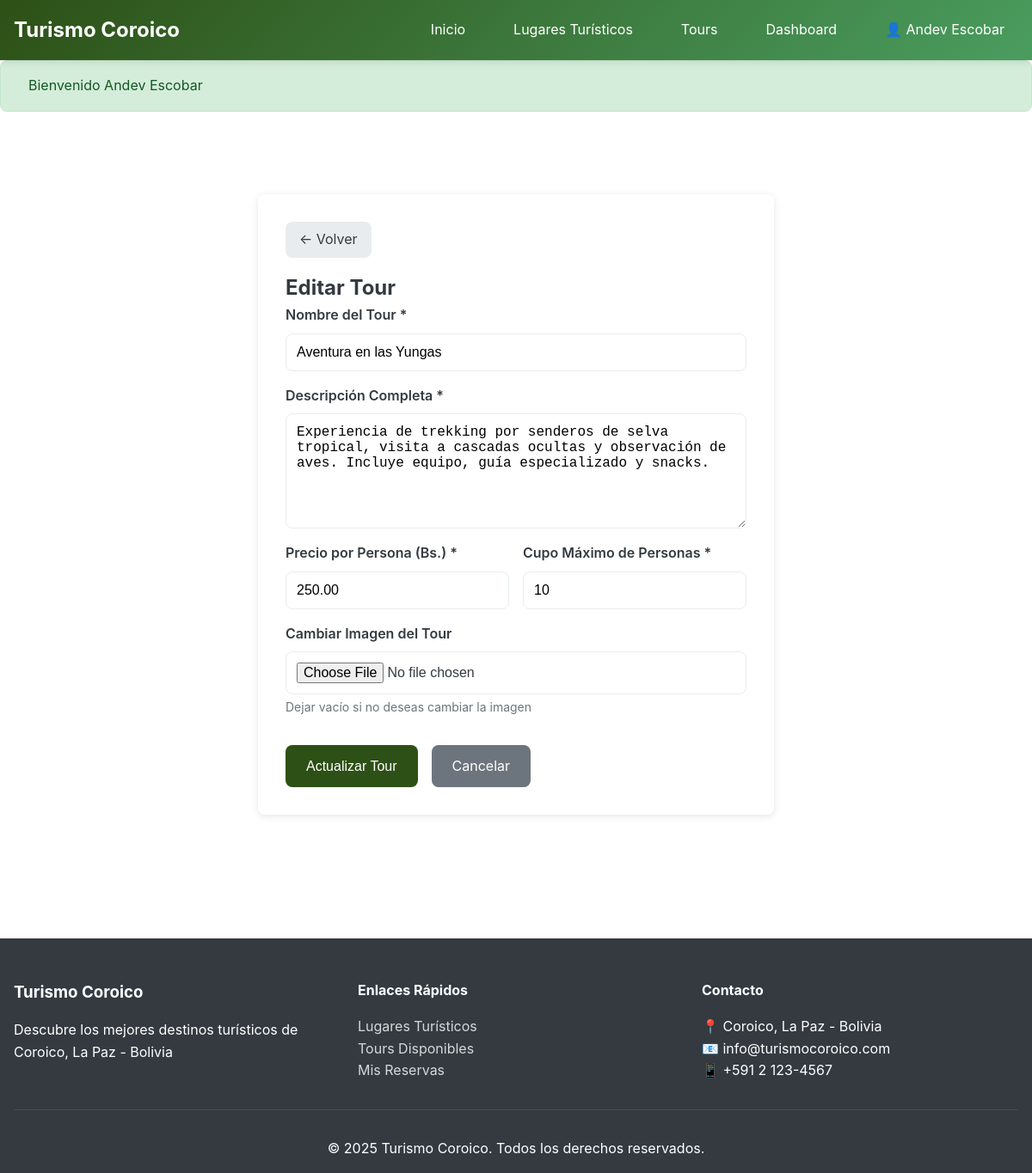
Screenshot of /tours/editar?id=2 (signed in) with the database file from the repository.
### tables this page shows
CREATE TABLE `tours` (
  `id_tour` int(11) NOT NULL,
  `nombre` varchar(150) NOT NULL,
  `descripcion` text NOT NULL,
  `precio` decimal(10,2) NOT NULL,
  `cupo_maximo` int(11) NOT NULL DEFAULT 10,
  `imagen_tour` varchar(255) DEFAULT 'default.jpg',
  `fecha_creacion` timestamp NOT NULL DEFAULT current_timestamp()
);

### controllers/TourController.php (called while the page is built, shortened)
<?php
require_once __DIR__ . '/../config/config.php';
require_once __DIR__ . '/../models/Tour.php';
class TourController {
    private $tourModel;
    public function __construct() {
        $this->tourModel = new Tour();
    }
    public function editar() {
        $id = $_GET['id'] ?? null;
        $tour = $this->tourModel->getById($id);
        require_once __DIR__ . '/../views/tours/editar.php';
    }
}

### index.php (called while the page is built, shortened)
<?php
require_once __DIR__ . '/config/config.php';
require_once __DIR__ . '/config/database.php';
$request_uri = $_SERVER['REQUEST_URI'];
$base_path = parse_url(BASE_URL, PHP_URL_PATH);
if ($base_path && strpos($request_uri, $base_path) === 0) {
    $request_uri = substr($request_uri, strlen($base_path));
}
$request_uri = strtok($request_uri, '?');
$request_uri = trim($request_uri, '/');
$segments = explode('/', $request_uri);
$methodName = isset($segments[1]) ? $segments[1] : 'index';
$methodName = lcfirst(str_replace('-', '', ucwords($methodName, '-')));
$controller = new $controllerName();
try {
    $controller->$methodName();
} catch (Exception $e) {
    error_log("Error en el controlador: " . $e->getMessage());
    echo "<!DOCTYPE html>
<html lang='es'>
<head>
    <meta charset='UTF-8'>
    <meta name='viewport' content='width=device-width, initial-scale=1.0'>
    <title>Error</title>
    <style>
        body {
            font-family: Arial, sans-serif;
            display: flex;
            justify-content: center;
            align-items: center;
            height: 100vh;
            margin: 0;
            background: #f5f5f5;
        }
        .error-container {
            text-align: center;
            padding: 2rem;
            background: white;
            border-radius: 10px;
            box-shadow: 0 2px 10px rgba(0,0,0,0.1);
            max-width: 500px;
        }
        h1 { color: #d32f2f; }
        a {
            display: inline-block;
            margin-top: 1rem;
            padding: 0.75rem 1.5rem;
            background: #2d5016;
            color: white;
            text-decoration: none;
            border-radius: 5px;
        }
        a:hover { background: #4a9d5f; }
    </style>
</head>
<body>
    <div class='error-container'>
        <h1>Error en la aplicación</h1>
        <p>Ha ocurrido un error inesperado. Por favor, intenta nuevamente.</p>
        <a href='" . BASE_URL . "'>Volver al Inicio</a>
    </div>
</body>
</html>";
}

### config/database.php (called while the page is built, shortened)
<?php
class Database {
    private static $instance = null;
    private $connection;
    private function __construct() {
        try {
            $dsn = "mysql:host=" . DB_HOST . ";dbname=" . DB_NAME . ";charset=" . DB_CHARSET;
            $options = [
                PDO::ATTR_ERRMODE            => PDO::ERRMODE_EXCEPTION,
                PDO::ATTR_DEFAULT_FETCH_MODE => PDO::FETCH_ASSOC,
                PDO::ATTR_EMULATE_PREPARES   => false,
            ];
            $this->connection = new PDO($dsn, DB_USER, DB_PASS, $options);
        } catch (PDOException $e) {
            die("Error de conexión a la base de datos: " . $e->getMessage());
        }
    }
    public static function getInstance() {
        if (self::$instance === null) {
            self::$instance = new self();
        }
        return self::$instance;
    }
    public function getConnection() {
        return $this->connection;
    }
}

### models/Tour.php (called while the page is built, shortened)
<?php
require_once __DIR__ . '/Model.php';
class Tour extends Model {
    public function __construct() {
        $this->table = 'tours';
    }
}

### models/Model.php (called while the page is built, shortened)
<?php
require_once __DIR__ . '/../config/database.php';
class Model {
    protected $db;
    protected $table;
    public function __construct() {
        $this->db = Database::getInstance()->getConnection();
    }
    public function getById($id) {
        try {
            $idColumn = 'id_' . $this->getSingularTable();
            $stmt = $this->db->prepare("SELECT * FROM {$this->table} WHERE {$idColumn} = ?");
            $stmt->execute([$id]);
            $result = $stmt->fetch();
            return $result ? $result : null;
        } catch (PDOException $e) {
            error_log("Error en getById(): " . $e->getMessage());
            error_log("Tabla: {$this->table}, ID Column: {$idColumn}, ID: {$id}");
            return null;
        }
    }
    protected function getSingularTable() {
        if (substr($this->table, -1) === 's') {
            return substr($this->table, 0, -1);
        }
        return $this->table;
    }
}

### config/config.php (called while the page is built, shortened)
<?php
function url($path = '') {
    return BASE_URL . ltrim($path, '/');
}

### views/tours/editar.php (the view, shortened to what this page needs)
<?php
require_once __DIR__ . '/../layouts/header.php';
?>
<section class="section">
    <div class="container">
        <div class="form-page">
            <a href="<?php echo url('tours/detalle?id=' . $tour['id_tour']); ?>" class="btn-back">← Volver</a>
            <h2>Editar Tour</h2>
            <form method="POST" action="<?php echo url('tours/actualizar'); ?>" class="form" enctype="multipart/form-data">
                <div class="form-group">
                    <label for="nombre">Nombre del Tour *</label>
                    <input type="text" id="nombre" name="nombre" class="form-control"
                           value="<?php echo htmlspecialchars($tour['nombre']); ?>" required>
                </div>
                <div class="form-group">
                    <label for="descripcion">Descripción Completa *</label>
                    <textarea id="descripcion" name="descripcion" class="form-control" rows="6" required><?php echo htmlspecialchars($tour['descripcion']); ?></textarea>
                </div>
                <div class="form-row">
                    <div class="form-group col-md-6">
                        <label for="precio">Precio por Persona (Bs.) *</label>
                        <input type="number" id="precio" name="precio" class="form-control"
                               min="0" step="0.01" value="<?php echo $tour['precio']; ?>" required>
                    </div>
                    <div class="form-group col-md-6">
                        <label for="cupo_maximo">Cupo Máximo de Personas *</label>
                        <input type="number" id="cupo_maximo" name="cupo_maximo" class="form-control"
                               min="1" value="<?php echo $tour['cupo_maximo']; ?>" required>
                    </div>
                </div>
                <div class="form-group">
                    <label for="imagen_tour">Cambiar Imagen del Tour</label>
                    <input type="file" id="imagen_tour" name="imagen_tour" class="form-control" accept="image/*">
                    <small class="form-text">Dejar vacío si no deseas cambiar la imagen</small>
                </div>
                <div class="form-actions">
                    <button type="submit" class="btn-primary">Actualizar Tour</button>
                    <a href="<?php echo url('tours/detalle?id=' . $tour['id_tour']); ?>" class="btn-secondary">Cancelar</a>
                </div>
            </form>
        </div>
    </div>
</section>
<?php require_once __DIR__ . '/../layouts/footer.php'; ?>

### public/css/styles.css (style rules this page uses)
:root { --color-primary: #2d5016; --color-primary-dark: #1a3009; --color-primary-light: #4a9d5f; --color-secondary: #87ceeb; --color-success: #28a745; --color-danger: #dc3545; --color-warning: #ffc107; --color-info: #17a2b8; --color-light: #f8f9fa; --color-dark: #343a40; --color-white: #ffffff; --color-gray: #6c757d; --color-gray-light: #e9ecef; --font-family: -apple-system, BlinkMacSystemFont, "Segoe UI", Roboto, "Helvetica Neue", Arial, sans-serif; --border-radius: 8px; --box-shadow: 0 2px 10px rgba(0, 0, 0, 0.1); --transition: all 0.3s ease; }
* { margin: 0; padding: 0; box-sizing: border-box; }
body { font-family: var(--font-family); line-height: 1.6; color: var(--color-dark); background-color: var(--color-white); }
a { text-decoration: none; color: var(--color-primary); transition: var(--transition); }
.container { max-width: 1200px; margin: 0 auto; padding: 0 1rem; }
.btn-primary, .btn-secondary, .btn-warning, .btn-danger, .btn-sm { display: inline-block; padding: 0.75rem 1.5rem; border: none; border-radius: var(--border-radius); font-size: 1rem; cursor: pointer; transition: var(--transition); text-align: center; }
.btn-primary { background: var(--color-primary); color: var(--color-white); }
.btn-secondary { background: var(--color-gray); color: var(--color-white); }
.btn-back { background: var(--color-gray-light); color: var(--color-dark); padding: 0.5rem 1rem; border-radius: var(--border-radius); display: inline-block; margin-bottom: 1rem; }
.section { padding: 3rem 0; }
.form-container, .form-page { max-width: 600px; margin: 2rem auto; background: var(--color-white); padding: 2rem; border-radius: var(--border-radius); box-shadow: var(--box-shadow); }
.form { display: flex; flex-direction: column; gap: 1rem; }
.form-row { display: grid; grid-template-columns: repeat(auto-fit, minmax(200px, 1fr)); gap: 1rem; }
.form-group { display: flex; flex-direction: column; }
.form-group label { margin-bottom: 0.5rem; font-weight: 600; color: var(--color-dark); }
.form-control { padding: 0.75rem; border: 1px solid var(--color-gray-light); border-radius: var(--border-radius); font-size: 1rem; transition: var(--transition); }
.form-text { font-size: 0.875rem; color: var(--color-gray); margin-top: 0.25rem; }
.form-actions { display: flex; gap: 1rem; margin-top: 1rem; }

### rows the page displays
tours: nombre "Aventura en las Yungas", descripcion "Experiencia de trekking por senderos de selva tropical, visita a cascadas ocultas y observación de aves. Incluye equipo, guía especializado y snacks.", precio "250.00", cupo_maximo "10"

### other values shown
SITE_NAME "Turismo Coroico"
$_SESSION['nombre_completo'] "Andev Escobar"
$mensaje['texto'] "Bienvenido Andev Escobar"
SITE_DESCRIPTION "Descubre los mejores destinos turísticos de Coroico, La Paz - Bolivia"
